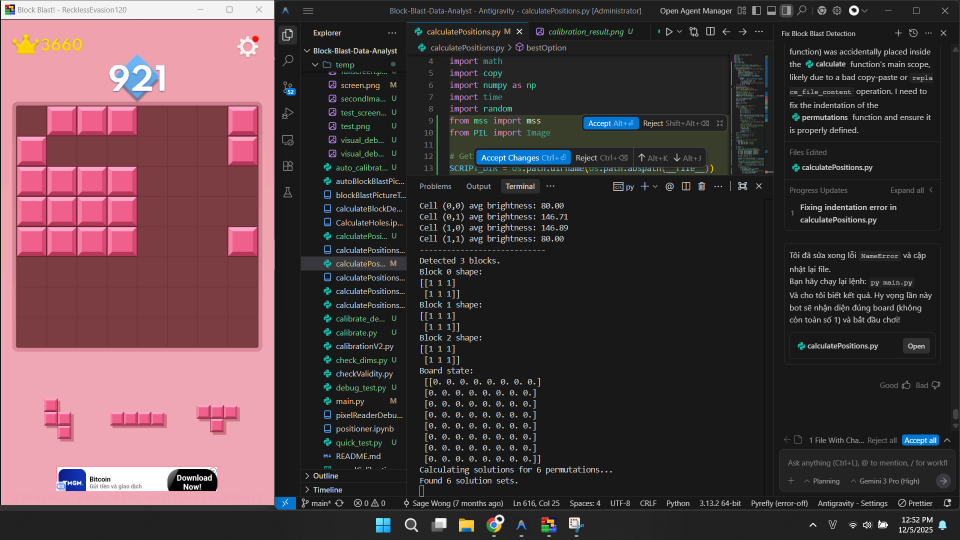
#> input picture 12346/temp/secondImage.png, 1920 x 1080 px (shown at 1/2 size)
$ python -i block_blast_copilot.py   (imports and definitions only)   (older library calls are emulated)
#> lines starting #> are read from the running program, lines starting #| are printed output that depends on the picture; after the words box and inside, x2 and y2 are one past the last pixel; in counts of white or black regions, pixels touching at a corner belong together
# -*- coding: utf-8 -*-
"""
Block Blast Copilot Mode - Tích hợp vision logic từ code gốc
Chỉ chụp 1 lần đầu để setup, sau đó tự động chụp mỗi 8s và xử lý
"""
import os
import cv2
import numpy as np
import tkinter as tk
import tkinter.font as tkfont
from typing import List, Tuple, Dict, Optional
from tkinter import messagebox
from PIL import Image, ImageTk
import threading
import time
from mss import mss
import itertools

# =============================================================================
# SCREEN CAPTURE MODULE
# =============================================================================
class ScreenCapture:
    """Module chụp màn hình game"""
    def __init__(self):
        self.board_region = None
        self.pieces_region = None

    def set_board_region(self, x: int, y: int, width: int, height: int):
        self.board_region = {"left": x, "top": y, "width": width, "height": height}

    def set_pieces_region(self, x: int, y: int, width: int, height: int):
        self.pieces_region = {"left": x, "top": y, "width": width, "height": height}

    def capture_board(self, save_path=None) -> Optional[np.ndarray]:
        if not self.board_region: return None
        return self._capture_region(self.board_region, save_path)

    def capture_pieces(self, save_path=None) -> Optional[np.ndarray]:
        if not self.pieces_region: return None
        return self._capture_region(self.pieces_region, save_path)

    # [25 lines left out: functions _capture_region, capture_full_screen, not called in this run]

# =============================================================================
# VISION MODULE (GIỮ NGUYÊN TỪ CODE GỐC)
# =============================================================================
class BlockBlastVision:
    """Xử lý ảnh để trích xuất board."""
    def __init__(self, grid_size: int = 8):
        self.grid_size = grid_size

    # [105 lines left out: functions extract_board_from_image, _find_board_region, _extract_grid_cells_improved, _analyze_cell_color_improved, _debug_board, not called in this run]

    def _create_fallback_board(self):
        """Board fallback"""
        return np.zeros((self.grid_size, self.grid_size), dtype=int)

# =============================================================================
# PIECES EXTRACTOR (Cập nhật với template matching)
# =============================================================================
class PiecesExtractor:
    """Trích xuất 3 pieces từ ảnh (valley projection + template matching)"""
    def __init__(self, vision_for_board: BlockBlastVision = None):
        self.vision = vision_for_board

        # Template matching cho các hình dạng đặc biệt (L-shapes)
        # Shape A: dạng '7' (3x3)
        self.shape_A = np.array([[1, 1, 1], [0, 0, 1], [0, 0, 1]], dtype=int)
        # Shape B: dạng '┘' (3x3)
        self.shape_B = np.array([[0, 0, 1], [0, 0, 1], [1, 1, 1]], dtype=int)

        self.template_A = self._get_template(self.shape_A)
        self.template_B = self._get_template(self.shape_B)

    def _get_template(self, shape):
        """Convert shape array thành image template"""
        size = shape.shape[0]
        template = np.ones((size * 40 + 2, size * 40 + 2, 3), dtype=np.uint8) * 255
        for r, c in np.argwhere(shape == 1):
            y1, x1 = r * 40 + 1, c * 40 + 1
            y2, x2 = (r + 1) * 40 + 1, (c + 1) * 40 + 1
            cv2.rectangle(template, (x1, y1), (x2, y2), (80, 80, 80), -1)
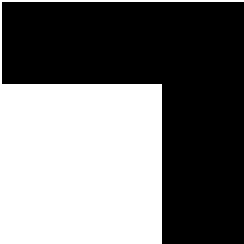
#> template: shape (122, 122, 3) (shown 2 times larger); values 80 (black) and 255 (white), 44.6% white; 1 white region, box (x1, y1, x2, y2) and area: (0, 0, 122, 122) 6643
#> after the loop in _get_template (call 2), `for r, c in np.argwhere(shape == 1):`:
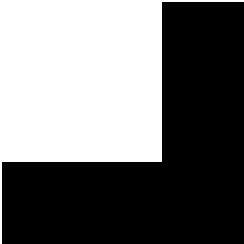
#> template: shape (122, 122, 3) (shown 2 times larger); values 80 (black) and 255 (white), 44.6% white; 1 white region, box (x1, y1, x2, y2) and area: (0, 0, 122, 122) 6643
        return template

    def extract_pieces_from_crop(self, image_path: str) -> List[np.ndarray]:
        """API MỚI: Xử lý trực tiếp từ ảnh crop vùng pieces"""
#> called with image_path = 'temp/secondImage.png'
        img = cv2.imread(image_path)
#> img is the input picture: shape (1080, 1920, 3); mean B, G, R 63.9, 60.3, 78.1
        if img is None:
            return [np.array([[1]]*3)] # Dummy fallback

        # Tìm boxes trực tiếp trên ảnh crop
        # Giả sử ảnh crop là chiều ngang chứa 3 pieces
        H, W = img.shape[:2]
#> H = 1080; W = 1920

        # Tiền xử lý để tìm contours
        hsv = cv2.cvtColor(img, cv2.COLOR_BGR2HSV)
#> hsv: shape (1080, 1920, 3); mean H, S, V 49.5, 34.4, 81.3
        # Mask giữ lại các màu sáng (pieces)
        mask = cv2.inRange(hsv, (8, 60, 80), (165, 255, 255))
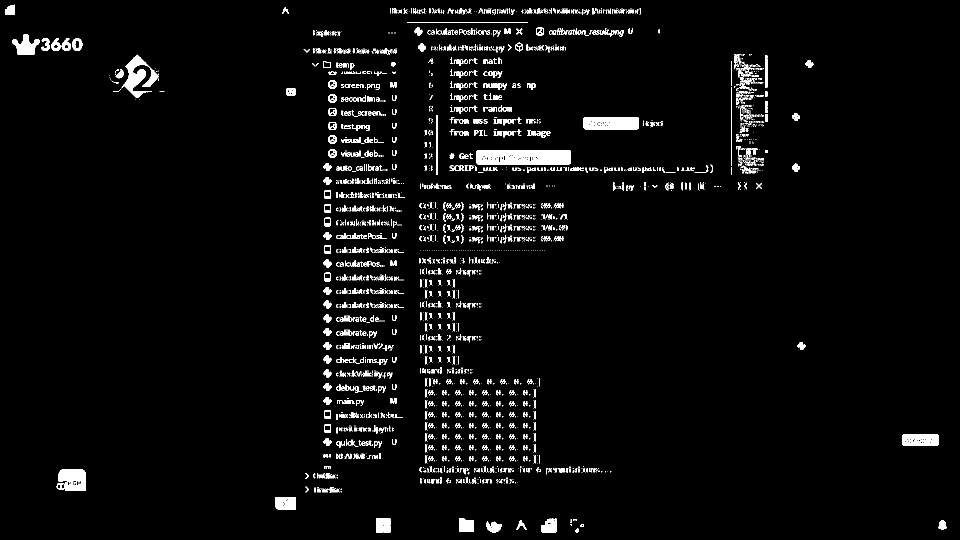
#> mask: shape (1080, 1920) (shown at 1/2 size); 3.2% white; 3282 white regions (2557 under 20 px), largest, box (x1, y1, x2, y2) and area: (952, 300, 1142, 329) 5086, (1167, 234, 1278, 259) 2623, (244, 109, 318, 196) 2461

        kernel = cv2.getStructuringElement(cv2.MORPH_RECT, (5, 5))
        mask = cv2.morphologyEx(mask, cv2.MORPH_CLOSE, kernel, iterations=2)
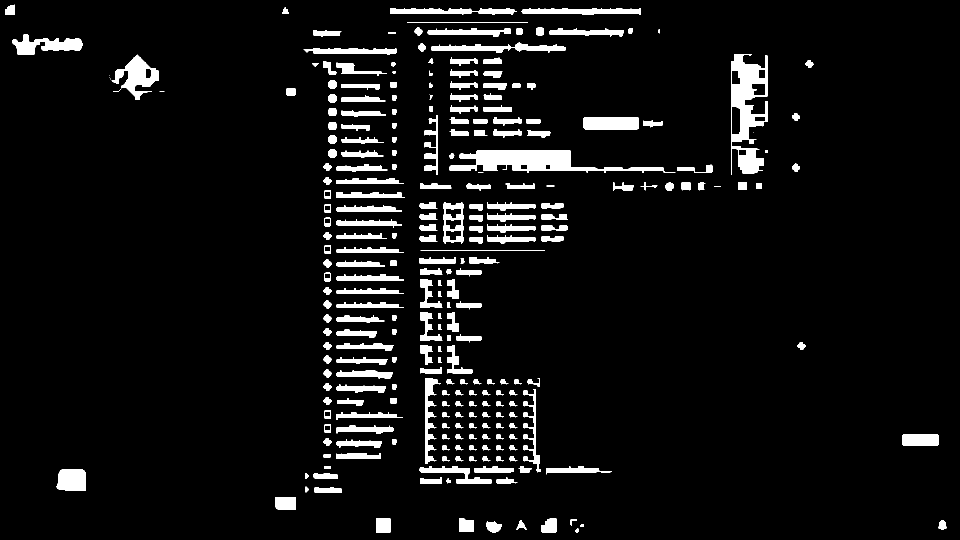
#> mask: shape (1080, 1920) (shown at 1/2 size); 6.2% white; 269 white regions (7 under 20 px)

        cnts, _ = cv2.findContours(mask, cv2.RETR_EXTERNAL, cv2.CHAIN_APPROX_SIMPLE)
#> cnts = 269 contours, 15 with area under 20; largest, box (x1, y1, x2, y2) and area: (1462, 109, 1535, 349) 11039, (899, 300, 1351, 346) 8946, (223, 109, 318, 200) 3580, (886, 404, 928, 487) 2880, (24, 68, 165, 110) 2831

        boxes = []
        for c in cnts:
            x, y, w, h = cv2.boundingRect(c)
            area = w * h
            # Filter nhiễu: diện tích quá nhỏ hoặc quá lớn so với toàn ảnh
            if area < (H*W) * 0.01: continue
            boxes.append((x, y, w, h))
#> this loop made 269 passes
#> (x, y, w, h, area) on passes 1 to 3: (1151, 1057, 6, 8, 48), (1160, 1048, 8, 6, 48), (973, 1042, 30, 23, 690)
#> after the loop, boxes = [(899, 300, 452, 46)]

        # Sort theo trục x để lấy 3 pieces từ trái sang phải
        boxes = sorted(boxes, key=lambda b: b[0])

        # Nếu có quá nhiều box gần nhau, merge lại hoặc lấy top 3 to nhất?
        # Đơn giản lấy top 3 (hoặc ít hơn)

        # Xử lý từng box
        pieces = []
        for (x, y, w, h) in boxes:
            pad = 5
            xs, ys = max(0, x - pad), max(0, y - pad)
            xe, ye = min(W, x + w + pad), min(H, y + h + pad)
            roi = img[ys:ye, xs:xe]

            # Decode logic cũ
            piece = self._process_roi_to_grid(roi)
            pieces.append(piece)
#> this loop made 1 pass
#> (x, y, w, h, pad, xs, ys, xe) on pass 1: (899, 300, 452, 46, 5, 894, 295, 1356)
#> pass 1, in extract_pieces_from_crop, `roi = img[ys:ye, xs:xe]`:
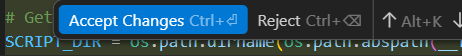
#> roi: shape (56, 462, 3); mean B, G, R 85.4, 72.3, 44.6
#> pass 1, in _decode_grid_from_roi, `gray = cv2.cvtColor(roi_bgr, cv2.COLOR_BGR2GRAY)`:
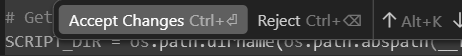
#> gray: shape (56, 462); min 31, max 255, mean 65.6
#> after the loop, pieces = [[1]]

        while len(pieces) < 3:
            pieces.append(np.array([[1]]))
#> this loop made 2 passes
#> after the loop, pieces = [[1], [1], [1]]

        return pieces[:3]

    def _process_roi_to_grid(self, roi):
        """Logic decode grid từ ROI (refactored từ extract_pieces cũ)"""
        if roi.size == 0: return np.array([[1]])

        # Template checks
        try:
            res_A = cv2.matchTemplate(roi, self.template_A, cv2.TM_CCOEFF_NORMED)
            if np.max(res_A) > 0.8: return self.shape_A.copy()
            res_B = cv2.matchTemplate(roi, self.template_B, cv2.TM_CCOEFF_NORMED)
            if np.max(res_B) > 0.8: return self.shape_B.copy()
        except: pass

        # Valley projection fallback
        grid = self._decode_grid_from_roi(roi)
        clean = self._clean_grid_by_component(grid)

        # Trim
        if clean.size > 0 and np.sum(clean) > 0:
            rr = np.where(clean.sum(axis=1) > 0)[0]
            cc = np.where(clean.sum(axis=0) > 0)[0]
            if len(rr) > 0 and len(cc) > 0:
                return clean[rr[0]:rr[-1]+1, cc[0]:cc[-1]+1]
        return np.array([[1]])

    # ... (Giữ lại các hàm helper _seams_by_projection, _decode_grid_from_roi, etc.)

    def _seams_by_projection(self, g: np.ndarray, axis: int):
        prof = cv2.GaussianBlur(g, (11, 1), 0).mean(axis=1) if axis == 0 else cv2.GaussianBlur(g, (1, 11), 0).mean(axis=0)
        pmin, pmax = prof.min(), prof.max()
        if pmax - pmin < 1e-3: return []
        norm = (prof - pmin) / (pmax - pmin)
        thr = float(norm.mean() - 0.20)
        idxs = np.where(norm < thr)[0]
        if not idxs.size: return []
        seams, start = [], idxs[0]
        for i in range(1, len(idxs)):
            if idxs[i] != idxs[i-1] + 1:
                seams.append((start + idxs[i-1]) // 2); start = idxs[i]
        seams.append((start + idxs[-1]) // 2)
        merged = []
        min_sep = max(6, int(g.shape[axis] * 0.06))
        for s in seams:
            if not merged or s - merged[-1] >= min_sep:
                merged.append(s)
            else:
                merged[-1] = int((merged[-1] + s) / 2)
        return [s for s in merged if 3 < s < (g.shape[axis] - 3)]

    def _bounds_simple(self, length, seams):
        bounds = sorted(list(set([0] + seams + [length])))
        return [(bounds[i], bounds[i+1]) for i in range(len(bounds)-1)]

    def _decode_grid_from_roi(self, roi_bgr: np.ndarray) -> np.ndarray:
        if roi_bgr.shape[0] < 10 or roi_bgr.shape[1] < 10:
            return np.array([[1]])
        gray = cv2.cvtColor(roi_bgr, cv2.COLOR_BGR2GRAY)
        rows = self._seams_by_projection(gray, axis=0)
        cols = self._seams_by_projection(gray, axis=1)
        rb = self._bounds_simple(gray.shape[0], rows)
        cb = self._bounds_simple(gray.shape[1], cols)
        hsv = cv2.cvtColor(roi_bgr, cv2.COLOR_BGR2HSV)
        grid = np.zeros((len(rb), len(cb)), dtype=int)
        for i, (rs, re) in enumerate(rb):
            for j, (cs, ce) in enumerate(cb):
                cell = hsv[rs:re, cs:ce]
                if cell.size == 0: continue
                h, s, v = cv2.split(cell)
                is_piece = ((h > 8) & (h < 165) & (s > 60) & (v > 80)).mean()
                grid[i, j] = 1 if is_piece > 0.40 else 0
        return grid

    def _clean_grid_by_component(self, grid: np.ndarray) -> np.ndarray:
        if grid.size == 0 or np.sum(grid) == 0:
            return grid
        num_labels, labels, stats, _ = cv2.connectedComponentsWithStats(grid.astype(np.uint8), 4, cv2.CV_32S)
        if num_labels <= 1:
            return grid
        largest = 1 + np.argmax(stats[1:, cv2.CC_STAT_AREA])
        return np.where(labels == largest, 1, 0).astype(int)

    # [58 lines left out: function extract_pieces, not called in this run]

# =============================================================================
# SOLVER MODULE (GIỮ NGUYÊN TỪ CODE GỐC)
# =============================================================================
class BlockBlastSolver:
    """Solver đơn giản"""
    def __init__(self, grid_size: int = 8):
        self.grid_size = grid_size

    # [109 lines left out: functions solve_with_heuristics, _can_place, _calculate_score, _clear_lines, _place_and_clear, _count_holes and 1 more, not called in this run]

# =============================================================================
# COPILOT GUI
# =============================================================================
class CopilotGUI:
    """GUI Copilot Mode - Tự động chụp, gen solutions, đợi, lặp lại"""
    # [464 lines left out: functions __init__, create_widgets, setup_region_interactive, show_dual_region_selector, test_regions, toggle_copilot and 5 more, not called in this run]

    def update_status(self, text: str):
        """Cập nhật status label"""
        self.root.after(0, lambda: self.status_label.configure(text=text))


    # [107 lines left out: functions create_board_image, create_piece_image, create_solution_image, not called in this run]


    def run(self):

        self.root.mainloop()


# [11 lines left out: function main, not called in this run]


# [3 lines not run here, left out]

>>> result = PiecesExtractor().extract_pieces_from_crop('temp/secondImage.png')
#> result = [[1], [1], [1]]
